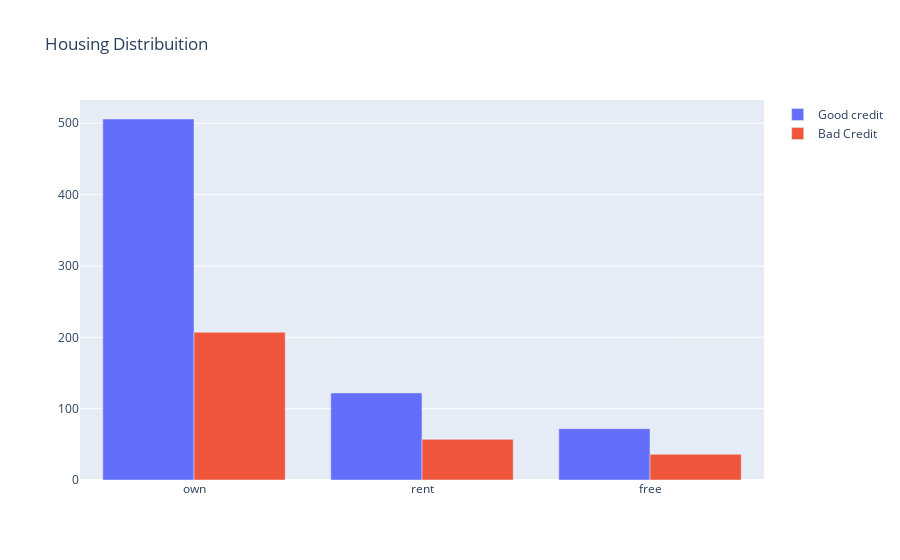

The cell this chart's notebook holds for it:
### Markdown cell above
## Distribution of credit risk across different groups based on their housing status

### Code cell
#First plot
trace0 = go.Bar(
    x = df_credit[df_credit["Risk"]== 'good']["Housing"].value_counts().index.values,
    y = df_credit[df_credit["Risk"]== 'good']["Housing"].value_counts().values,
    name='Good credit'
)

#Second plot
trace1 = go.Bar(
    x = df_credit[df_credit["Risk"]== 'bad']["Housing"].value_counts().index.values,
    y = df_credit[df_credit["Risk"]== 'bad']["Housing"].value_counts().values,
    name="Bad Credit"
)

data = [trace0, trace1]

layout = go.Layout(
    title='Housing Distribuition'
)


fig = go.Figure(data=data, layout=layout)

py.iplot(fig, filename='Housing-Grouped')

### Figure 1 — Plotly figure (JSON) as saved in the notebook; plotly's stock layout.template omitted (floating-point values rounded to 4 significant figures)
{"data": [{"name": "Good credit", "type": "bar", "x": ["own", "rent", "free"], "y": [506, 122, 72]}, {"name": "Bad Credit", "type": "bar", "x": ["own", "rent", "free"], "y": [207, 57, 36]}], "layout": {"autosize": true, "title": {"text": "Housing Distribuition"}, "xaxis": {"autorange": true, "range": [-0.5, 2.5], "type": "category"}, "yaxis": {"autorange": true, "range": [0, 532.6], "type": "linear"}}}
